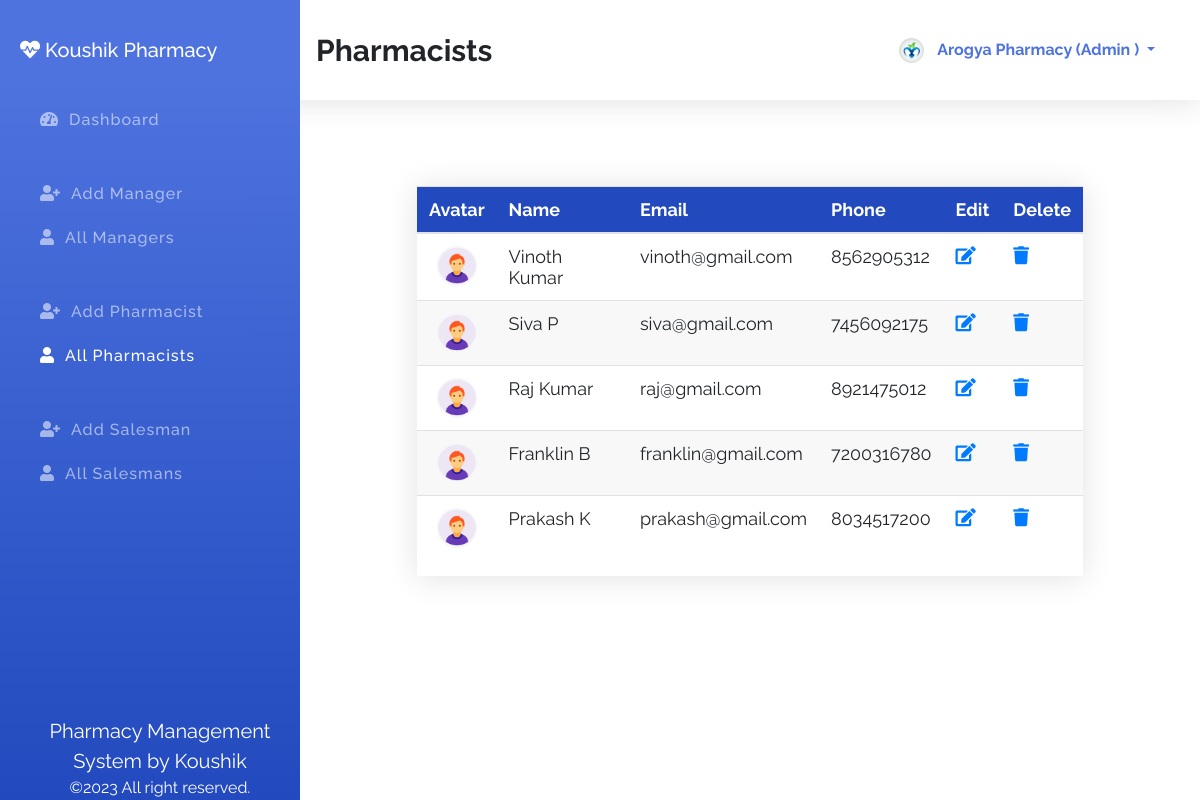
Page /index.php?id=allPharmacist (signed in) on the committed database.
### tables this page shows
CREATE TABLE `pharmacists` (
  `id` int(11) NOT NULL,
  `fname` varchar(100) NOT NULL,
  `lname` varchar(100) NOT NULL,
  `email` varchar(100) NOT NULL,
  `phone` varchar(100) NOT NULL,
  `password` varchar(100) NOT NULL,
  `role` varchar(100) NOT NULL DEFAULT 'pharmacist',
  `avatar` varchar(255) NOT NULL DEFAULT 'avatar.png'
);

### index.php (the view, shortened to what this page needs)
<?php
    $sessionId = $_SESSION['id'] ?? '';
    $sessionRole = $_SESSION['role'] ?? '';
    $connection = mysqli_connect( DB_HOST, DB_USER, DB_PASSWORD, DB_NAME );
    $id = $_REQUEST['id'] ?? 'dashboard';
    $action = $_REQUEST['action'] ?? '';
?>
<!DOCTYPE html>
<html lang="en">
<head>
    <link rel="stylesheet" href="assets/css/bootstrap.min.css">
    <link rel="stylesheet" href="assets/css/all.min.css">
    <link rel="stylesheet" href="assets/css/style.css">
</head>
<body>
    <section class="topber">
        <div class="topber__title">
            <span class="topber__title--text">
                <?php
                    if ( 'dashboard' == $id ) {
                        echo "DashBoard";
                    } elseif ( 'addManager' == $id ) {
                        echo "Add Manager";
                    } elseif ( 'allManager' == $id ) {
                        echo "Managers";
                    } elseif ( 'addPharmacist' == $id ) {
                        echo "Add Pharmacist";
                    } elseif ( 'allPharmacist' == $id ) {
                        echo "Pharmacists";
                    } elseif ( 'addSalesman' == $id ) {
                        echo "Add Salesman";
                    } elseif ( 'allSalesman' == $id ) {
                        echo "Salesmans";
                    } elseif ( 'userProfile' == $id ) {
                        echo "Your Profile";
                    } elseif ( 'editManager' == $action ) {
                        echo "Edit Manager";
                    } elseif ( 'editPharmacist' == $action ) {
                        echo "Edit Pharmacist";
                    } elseif ( 'editSalesman' == $action ) {
                        echo "Edit Salesman";
                    }
                ?>
            </span>
        </div>
        <div class="topber__profile">
            <?php
                $query = "SELECT fname,lname,role,avatar FROM {$sessionRole}s WHERE id='$sessionId'";
                $result = mysqli_query( $connection, $query );
                if ( $data = mysqli_fetch_assoc( $result ) ) {
                    $fname = $data['fname'];
                    $lname = $data['lname'];
                    $role = $data['role'];
                    $avatar = $data['avatar'];
                ?>
                <img src="assets/img/<?php echo "$avatar"; ?>" height="25" width="25" class="rounded-circle" alt="profile">
                <div class="dropdown">
                    <button class="btn dropdown-toggle" type="button" id="dropdownMenuButton" data-toggle="dropdown" aria-haspopup="true" aria-expanded="false">
                    <?php
                        echo "$fname $lname (" . ucwords( $role ) . " )";
                        }
                    ?>
                    </button>
                </div>
        </div>
    </section>
    <section id="sideber" class="sideber">
        <ul class="sideber__ber">
            <h3 class="sideber__panel"><i id="left" class="fas fa-heartbeat"></i> Koushik Pharmacy</h3>
            <li id="left" class="sideber__item<?php if ( 'dashboard' == $id ) {
                                                  echo " active";
                                              }?>">
                <a href="index.php?id=dashboard"><i id="left" class="fas fa-tachometer-alt"></i>Dashboard</a>
            </li>
            <?php if ( 'admin' == $sessionRole ) {?>
                <li id="left" class="sideber__item sideber__item--modify<?php if ( 'addManager' == $id ) {
                                                                            echo " active";
                                                                        }?>">
                    <a href="index.php?id=addManager"><i id="left" class="fas fa-user-plus"></i></i>Add Manager</a>
                </li><?php }?>
            <li id="left" class="sideber__item<?php if ( 'allManager' == $id ) {
    echo " active";
}?>">
                <a href="index.php?id=allManager"><i id="left" class="fas fa-user"></i>All Managers</a>
            </li>
            <?php if ( 'admin' == $sessionRole || 'manager' == $sessionRole ) {?>
                <li id="left" class="sideber__item sideber__item--modify<?php if ( 'addPharmacist' == $id ) {
                                                                            echo " active";
                                                                        }?>">
                    <a href="index.php?id=addPharmacist"><i id="left" class="fas fa-user-plus"></i></i>Add
                        Pharmacist</a>
                </li><?php }?>
            <li id="left" class="sideber__item<?php if ( 'allPharmacist' == $id ) {
    echo " active";
}?>">
                <a href="index.php?id=allPharmacist"><i id="left" class="fas fa-user"></i>All Pharmacists</a>
            </li>
            <?php if ( 'admin' == $sessionRole || 'manager' == $sessionRole || 'pharmacist' == $sessionRole ) {?>
                <li id="left" class="sideber__item sideber__item--modify<?php if ( 'addSalesman' == $id ) {
                                                                            echo " active";
                                                                        }?>">
                    <a href="index.php?id=addSalesman"><i id="left" class="fas fa-user-plus"></i>Add Salesman</a>
                </li><?php }?>
            <li id="left" class="sideber__item<?php if ( 'allSalesman' == $id ) {
    echo " active";
}?>">
                <a href="index.php?id=allSalesman"><i id="left" class="fas fa-user"></i>All Salesmans</a>
            </li>
        </ul>
        <footer class="text-center"><span>Pharmacy Management System by Koushik</span><br>©2023 All right reserved.</footer>
    </section>
    <section class="main">
        <div class="container">
            <div class="pharmacist">
                <?php if ( 'allPharmacist' == $id ) {?>
                    <div class="allPharmacist">
                        <div class="main__table">
                            <table class="table">
                                <thead>
                                    <tr>
                                        <th scope="col">Avatar</th>
                                        <th scope="col">Name</th>
                                        <th scope="col">Email</th>
                                        <th scope="col">Phone</th>
                                        <?php if ( 'admin' == $sessionRole || 'manager' == $sessionRole ) {?>
                                            <th scope="col">Edit</th>
                                            <th scope="col">Delete</th>
                                        <?php }?>
                                    </tr>
                                </thead>
                                <tbody>
                                    <?php
                                        $getPharmacist = "SELECT * FROM pharmacists";
                                            $result = mysqli_query( $connection, $getPharmacist );
                                        while ( $pharmacist = mysqli_fetch_assoc( $result ) ) {?>
                                        <tr>
                                            <td>
                                                <center><img class="rounded-circle" width="40" height="40" src="assets/img/<?php echo $pharmacist['avatar']; ?>" alt=""></center>
                                            </td>
                                            <td><?php printf( "%s %s", $pharmacist['fname'], $pharmacist['lname'] );?></td>
                                            <td><?php printf( "%s", $pharmacist['email'] );?></td>
                                            <td><?php printf( "%s", $pharmacist['phone'] );?></td>
                                            <?php if ( 'admin' == $sessionRole || 'manager' == $sessionRole ) {?>
                                                <td><?php printf( "<a href='index.php?action=editPharmacist&id=%s'><i class='fas fa-edit'></i></a>", $pharmacist['id'] )?></td>
                                                <td><?php printf( "<a class='delete' href='index.php?action=deletePharmacist&id=%s'><i class='fas fa-trash'></i></a>", $pharmacist['id'] )?></td>
                                            <?php }?>
                                        </tr>
                                    <?php }?>
                                </tbody>
                            </table>
                        </div>
                    </div>
                <?php }?>
            </div>
        </div>
    </section>
</body>
</html>

### assets/css/style.css (style rules this page uses)
*, *::before, *::after { margin: 0; padding: 0; -webkit-box-sizing: border-box; box-sizing: border-box; }
body { font-family: "Raleway", sans-serif; }
a { text-decoration: none !important; }
.topber { position: fixed; width: 100%; top: 0; left: 0; padding-left: 300px; right: 0; z-index: 999; -webkit-box-shadow: 0 0.15rem 1.75rem 0 rgba(58, 59, 69, 0.15); box-shadow: 0 0.15rem 1.75rem 0 rgba(58, 59, 69, 0.15); background-color: #fff; }
.topber__title { height: 12.5vh; float: left; display: -webkit-box; display: -ms-flexbox; display: flex; -webkit-box-orient: horizontal; -webkit-box-direction: normal; -ms-flex-direction: row; flex-direction: row; -webkit-box-align: center; -ms-flex-align: center; align-items: center; padding-left: 1rem; }
.topber__title--text { font-size: 30px; font-weight: bold; }
.topber__profile { height: 12.5vh; float: right; padding-right: 10px; display: -webkit-box; display: -ms-flexbox; display: flex; -webkit-box-orient: horizontal; -webkit-box-direction: normal; -ms-flex-direction: row; flex-direction: row; -webkit-box-align: center; -ms-flex-align: center; align-items: center; padding: 2rem; }
.topber__profile button { color: #4e73df; line-height: 10px; font-weight: bold; }
.sideber { position: fixed; top: 0; overflow-y: auto; left: 0; bottom: 0; width: 300px; height: 100vh; padding: 40px 20px 20px 20px; background-color: #4e73df; background-image: -webkit-gradient(linear, left top, left bottom, color-stop(10%, #4e73df), to(#224abe)); background-image: linear-gradient(180deg, #4e73df 10%, #224abe 100%); background-size: cover; -webkit-transition: left 0.5s ease; transition: left 0.5s ease; z-index: 999; }
.sideber__ber { list-style: none; }
.sideber__panel { font-size: 20px; color: #fff; line-height: 1.2rem; padding-bottom: 30px; }
.sideber__panel i { color: #fff; }
.sideber__item { padding: 10px; }
.sideber__item a { color: rgba(255, 255, 255, 0.55); font-size: 16px; letter-spacing: 1px; font-weight: 500; }
.sideber__item a i { color: rgba(255, 255, 255, 0.55); padding: 0 10px; }
.sideber__item:hover a, .sideber__item.active a, .sideber__item.active i, .sideber__item:hover i { color: #fff; -webkit-transition: 0.3s ease; transition: 0.3s ease; }
.sideber__item--modify { padding: 40px 10px 10px 10px; }
.sideber footer { position: absolute; bottom: 0; font-size: 16px; color: #fff; }
.sideber footer span { font-size: 20px; }
.main { margin-left: 300px; margin-top: 10vh; padding: 2rem; }
.main__table { margin: 50px 70px; -webkit-box-shadow: 0 0.15rem 1.75rem 0 rgba(58, 59, 69, 0.15); box-shadow: 0 0.15rem 1.75rem 0 rgba(58, 59, 69, 0.15); overflow-x: auto; }
.main__table .table { font-size: 18px; font-weight: 400; }
.main__table .table th { color: #ffffff; background: #224abe; }
.main__table .table tr:nth-child(even) { background: #f8f8f8; }

### rows in the picture
pharmacists: avatar (placeholder picture), fname "Vinoth", lname "Kumar", email "vinoth@gmail.com", phone "8562905312"
pharmacists: avatar (placeholder picture), fname "Siva", lname "P", email "siva@gmail.com", phone "7456092175"
pharmacists: avatar (placeholder picture), fname "Raj", lname "Kumar", email "raj@gmail.com", phone "8921475012"
pharmacists: avatar (placeholder picture), fname "Franklin", lname "B", email "franklin@gmail.com", phone "7200316780"
pharmacists: avatar (placeholder picture), fname "Prakash", lname "K", email "prakash@gmail.com", phone "8034517200"

### other values in the picture
$fname "Arogya"
$lname "Pharmacy"
$role "Admin"
